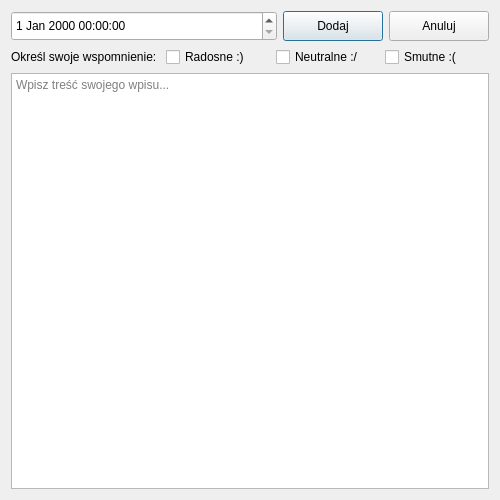
<?xml version="1.0" encoding="UTF-8"?>
<ui version="4.0">
 <class>DodajWpis</class>
 <widget class="QDialog" name="DodajWpis">
  <property name="geometry">
   <rect>
    <x>0</x>
    <y>0</y>
    <width>500</width>
    <height>500</height>
   </rect>
  </property>
  <property name="minimumSize">
   <size>
    <width>500</width>
    <height>200</height>
   </size>
  </property>
  <property name="windowTitle">
   <string>Dodaj wpis</string>
  </property>
  <layout class="QVBoxLayout" name="verticalLayout">
   <item>
    <layout class="QHBoxLayout" name="horizontalLayout">
     <item>
      <widget class="QDateTimeEdit" name="dataWpisu">
       <property name="minimumSize">
        <size>
         <width>50</width>
         <height>30</height>
        </size>
       </property>
       <property name="maximumSize">
        <size>
         <width>16777215</width>
         <height>16777215</height>
        </size>
       </property>
      </widget>
     </item>
     <item>
      <widget class="QPushButton" name="dodajWpis">
       <property name="minimumSize">
        <size>
         <width>100</width>
         <height>30</height>
        </size>
       </property>
       <property name="maximumSize">
        <size>
         <width>70</width>
         <height>16777215</height>
        </size>
       </property>
       <property name="text">
        <string>Dodaj</string>
       </property>
      </widget>
     </item>
     <item>
      <widget class="QPushButton" name="btnAnuluj">
       <property name="minimumSize">
        <size>
         <width>100</width>
         <height>30</height>
        </size>
       </property>
       <property name="maximumSize">
        <size>
         <width>70</width>
         <height>16777215</height>
        </size>
       </property>
       <property name="text">
        <string>Anuluj</string>
       </property>
      </widget>
     </item>
    </layout>
   </item>
   <item>
    <layout class="QHBoxLayout" name="horizontalLayout_2">
     <item>
      <widget class="QLabel" name="labelOkresl">
       <property name="text">
        <string>Określ swoje wspomnienie: </string>
       </property>
      </widget>
     </item>
     <item>
      <widget class="QCheckBox" name="checkBoxRadosne">
       <property name="text">
        <string>Radosne :)</string>
       </property>
      </widget>
     </item>
     <item>
      <widget class="QCheckBox" name="checkBoxNeutralne">
       <property name="text">
        <string>Neutralne :/</string>
       </property>
       <property name="checkable">
        <bool>true</bool>
       </property>
       <property name="checked">
        <bool>false</bool>
       </property>
      </widget>
     </item>
     <item>
      <widget class="QCheckBox" name="checkBoxSmutne">
       <property name="text">
        <string>Smutne :(</string>
       </property>
      </widget>
     </item>
    </layout>
   </item>
   <item>
    <widget class="QTextEdit" name="textEdycja">
     <property name="markdown">
      <string/>
     </property>
     <property name="html">
      <string>&lt;!DOCTYPE HTML PUBLIC &quot;-//W3C//DTD HTML 4.0//EN&quot; &quot;http://www.w3.org/TR/REC-html40/strict.dtd&quot;&gt;
&lt;html&gt;&lt;head&gt;&lt;meta name=&quot;qrichtext&quot; content=&quot;1&quot; /&gt;&lt;meta charset=&quot;utf-8&quot; /&gt;&lt;style type=&quot;text/css&quot;&gt;
p, li { white-space: pre-wrap; }
hr { height: 1px; border-width: 0; }
li.unchecked::marker { content: &quot;\2610&quot;; }
li.checked::marker { content: &quot;\2612&quot;; }
&lt;/style&gt;&lt;/head&gt;&lt;body style=&quot; font-family:'Segoe UI'; font-size:9pt; font-weight:400; font-style:normal;&quot;&gt;
&lt;p style=&quot;-qt-paragraph-type:empty; margin-top:0px; margin-bottom:0px; margin-left:0px; margin-right:0px; -qt-block-indent:0; text-indent:0px;&quot;&gt;&lt;br /&gt;&lt;/p&gt;&lt;/body&gt;&lt;/html&gt;</string>
     </property>
     <property name="overwriteMode">
      <bool>false</bool>
     </property>
     <property name="placeholderText">
      <string>Wpisz treść swojego wpisu...</string>
     </property>
    </widget>
   </item>
  </layout>
 </widget>
 <resources/>
 <connections/>
</ui>
